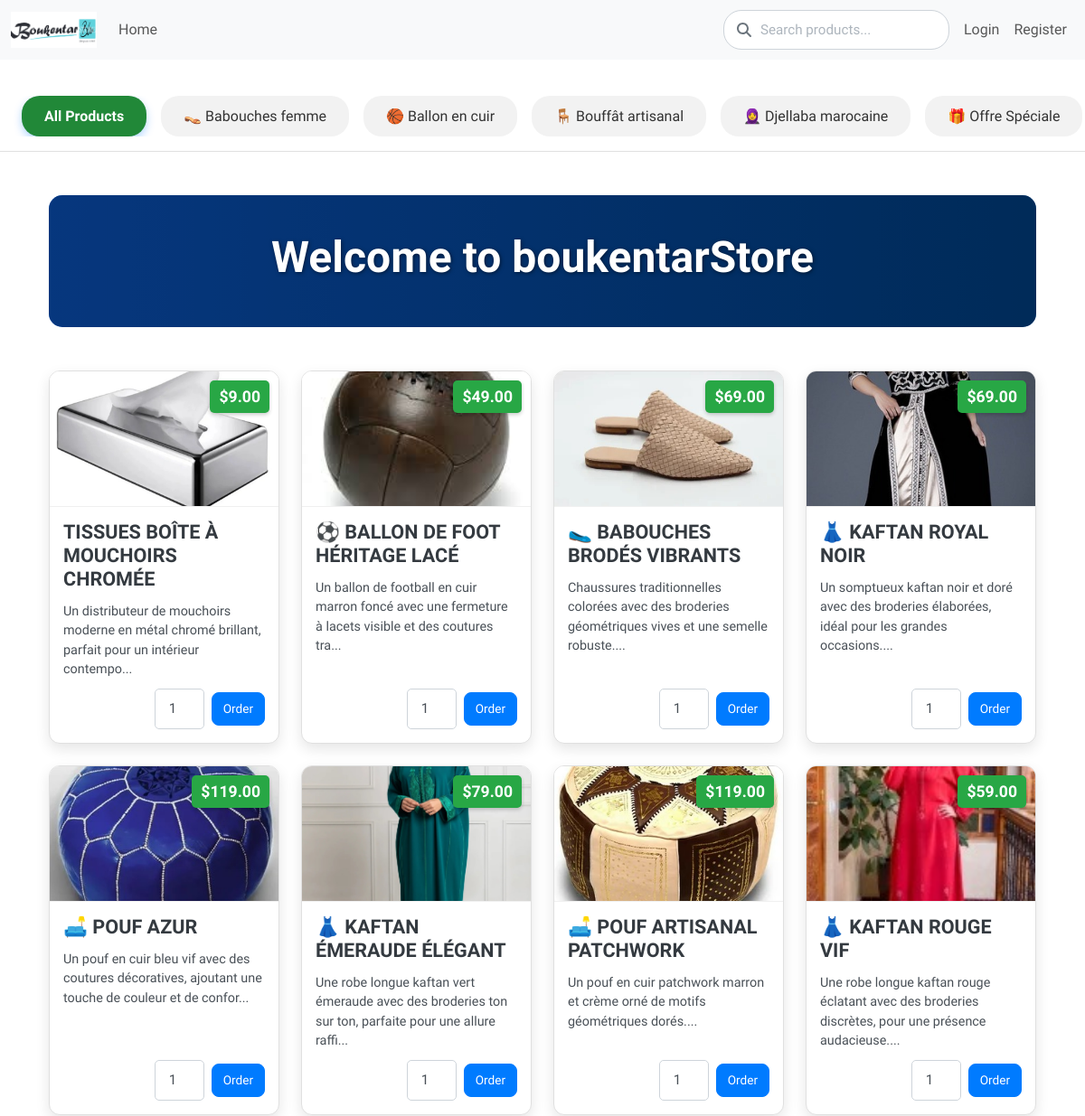
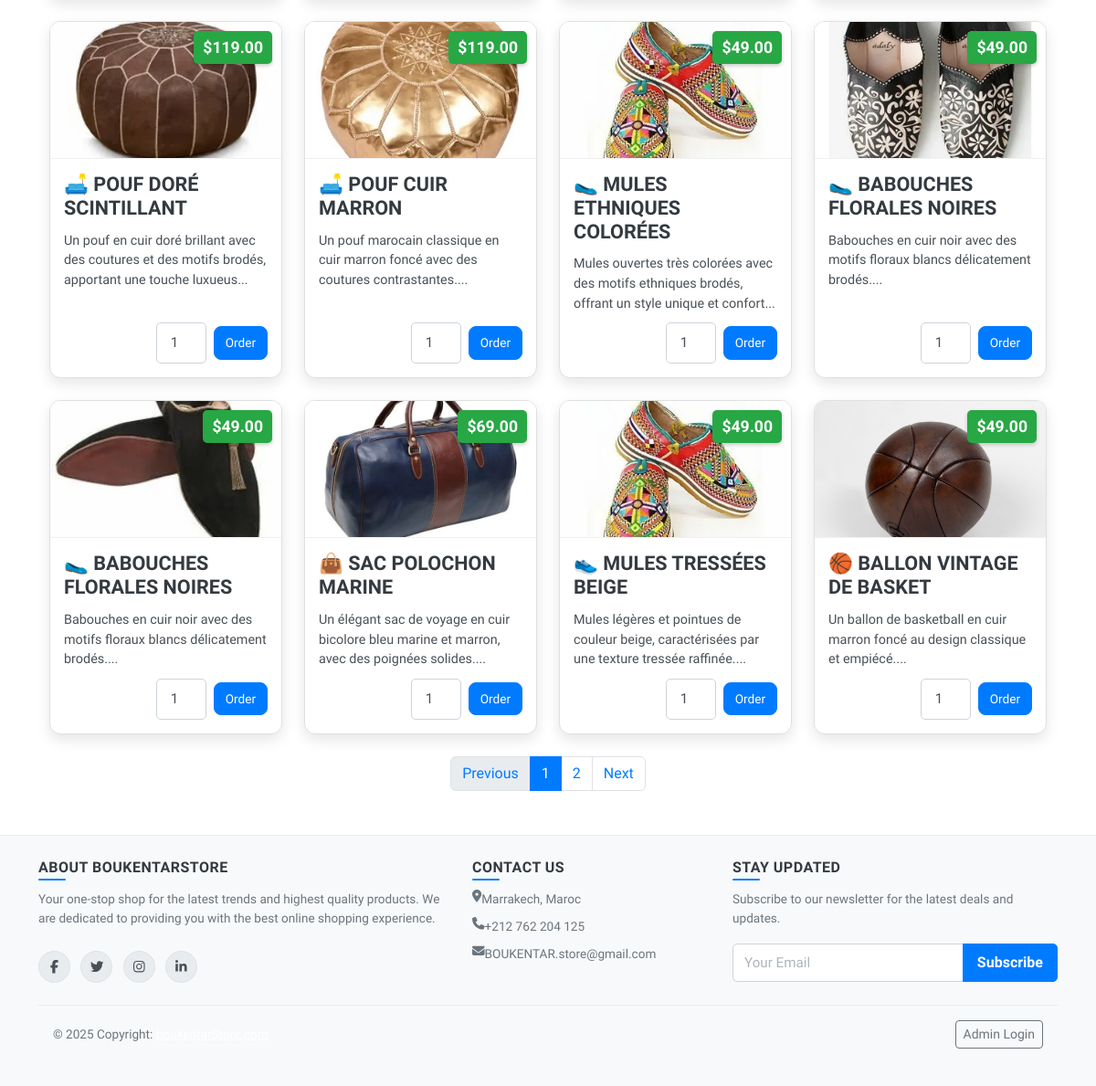
The page / on the database its author committed (2 pictures, top to bottom).
### tables this page shows
CREATE TABLE `categories` (
  `id` int(11) NOT NULL,
  `name` varchar(100) NOT NULL,
  `description` text DEFAULT NULL
);

CREATE TABLE `products` (
  `id` int(11) NOT NULL,
  `category_id` int(11) NOT NULL,
  `name` varchar(255) NOT NULL,
  `description` text NOT NULL,
  `price` decimal(10,2) NOT NULL,
  `stock_quantity` int(10) UNSIGNED NOT NULL DEFAULT 0,
  `image_url` varchar(255) DEFAULT 'default_product_image.png',
  `created_at` timestamp NOT NULL DEFAULT current_timestamp()
);

### index.php (the view, shortened to what this page needs)
<?php
require 'includes/db_connect.php';
require 'includes/header.php';
$products_per_page = 16;
$current_page = isset($_GET['page']) ? (int)$_GET['page'] : 1;
$offset = ($current_page - 1) * $products_per_page;
$sql = "SELECT * FROM products WHERE stock_quantity > 0";
$params = [];
$count_sql = str_replace("SELECT *", "SELECT COUNT(*)", $sql);
$count_stmt = $pdo->prepare($count_sql);
$count_stmt->execute($params);
$total_products = $count_stmt->fetchColumn();
$total_pages = ceil($total_products / $products_per_page);
$sql .= " ORDER BY created_at DESC LIMIT ? OFFSET ?";
$params[] = $products_per_page;
$params[] = $offset;
$stmt = $pdo->prepare($sql);
$stmt->execute($params);
?>
<main class="container my-5">
    <section class="hero-section text-center mb-5">
        <div class="hero-content">
            <h1 class="welcome-title">Welcome to boukentarStore</h1>
        </div>
    </section>
    <div class="row row-cols-1 row-cols-sm-2 row-cols-md-3 row-cols-lg-4 g-4">
        <?php if ($stmt->rowCount() > 0): ?>
            <?php while($product = $stmt->fetch()): ?>
                <div class="col">
                    <div class="card h-100 product-card">
                        <div class="product-image-container">
                            <img src="images/products/<?php echo htmlspecialchars($product['image_url']); ?>" class="card-img-top product-image" alt="<?php echo htmlspecialchars($product['name']); ?>">
                            <div class="product-price-tag">$<?php echo htmlspecialchars($product['price']); ?></div>
                        </div>
                        <div class="card-body d-flex flex-column">
                            <h5 class="card-title product-title"><?php echo htmlspecialchars($product['name']); ?></h5>
                            <p class="card-text product-description flex-grow-1"><?php echo htmlspecialchars(substr($product['description'], 0, 100)); ?>...</p>
                            <div class="d-flex justify-content-end align-items-center mt-auto">
                                <form action="pages/place_order.php" method="post" class="d-flex align-items-center">
                                    <input type="number" name="quantity" class="form-control form-control-sm me-2" value="1" min="1" max="<?php echo $product['stock_quantity']; ?>" style="width: 70px;" required>
                                    <button type="submit" class="btn btn-primary btn-sm">Order</button>
                                </form>
                            </div>
                        </div>
                    </div>
                </div>
            <?php endwhile; ?>
        <?php else: ?>
            <p class="col-12 text-center">No products found at this time.</p>
        <?php endif; ?>
    </div>
    <?php if ($total_pages > 1): ?>
        <nav aria-label="Page navigation" class="mt-4">
            <ul class="pagination justify-content-center">
                <li class="page-item <?php echo ($current_page <= 1) ? 'disabled' : ''; ?>">
                    <a class="page-link" href="?page=<?php echo $current_page - 1; ?><?php echo isset($_GET['search']) ? '&search=' . htmlspecialchars($_GET['search']) : ''; ?><?php echo isset($_GET['category_id']) ? '&category_id=' . htmlspecialchars($_GET['category_id']) : ''; ?>">Previous</a>
                </li>
                <?php for ($i = 1; $i <= $total_pages; $i++): ?>
                    <li class="page-item <?php echo ($current_page == $i) ? 'active' : ''; ?>">
                        <a class="page-link" href="?page=<?php echo $i; ?><?php echo isset($_GET['search']) ? '&search=' . htmlspecialchars($_GET['search']) : ''; ?><?php echo isset($_GET['category_id']) ? '&category_id=' . htmlspecialchars($_GET['category_id']) : ''; ?>"><?php echo $i; ?></a>
                    </li>
                <?php endfor; ?>
                <li class="page-item <?php echo ($current_page >= $total_pages) ? 'disabled' : ''; ?>">
                    <a class="page-link" href="?page=<?php echo $current_page + 1; ?><?php echo isset($_GET['search']) ? '&search=' . htmlspecialchars($_GET['search']) : ''; ?><?php echo isset($_GET['category_id']) ? '&category_id=' . htmlspecialchars($_GET['category_id']) : ''; ?>">Next</a>
                </li>
            </ul>
        </nav>
    <?php endif; ?>
</main>
<?php
$is_index_page = true;
require 'includes/footer.php';
?>

### includes/header.php (shortened to what this page needs)
<?php
require_once __DIR__ . '/db_connect.php';
$categories = [];
try {
    $stmt = $pdo->query("SELECT id, name FROM categories ORDER BY name ASC");
    $categories = $stmt->fetchAll(PDO::FETCH_ASSOC);
} catch (PDOException $e) {
    error_log("Error fetching categories: " . $e->getMessage());
}
$active_category_id = isset($_GET['category_id']) ? (int)$_GET['category_id'] : null;
?>
<!DOCTYPE html>
<html lang="en">
<head>
    <link href="https://cdn.jsdelivr.net/npm/bootstrap@5.3.0/dist/css/bootstrap.min.css" rel="stylesheet">
    <link href="/boukentarStore/css/style.css" rel="stylesheet">
</head>
<body>
<nav class="navbar navbar-expand-lg navbar-light bg-light">
    <div class="container-fluid">
        <a class="navbar-brand" href="/boukentarStore/index.php">
            <img src="/boukentarStore/images/boukentarStore.png" alt="boukentarStore Logo" style="height: 40px;">
        </a>
        <div class="collapse navbar-collapse" id="navbarNav">
            <ul class="navbar-nav me-auto mb-2 mb-lg-0">
                <li class="nav-item">
                    <a class="nav-link" href="/boukentarStore/index.php">Home</a>
                </li>
            </ul>
            <form class="search-container d-flex me-2" action="/boukentarStore/index.php" method="GET">
                <i class="fas fa-search search-icon"></i>
                <input class="form-control" type="search" placeholder="Search products..." aria-label="Search" name="search" value="<?php echo isset($_GET['search']) ? htmlspecialchars($_GET['search']) : ''; ?>">
            </form>
            <ul class="navbar-nav">
                <?php if (isset($_SESSION['user_id'])): ?>
                    <li class="nav-item">
                        <a class="nav-link" href="/boukentarStore/pages/my_orders.php">My Orders</a>
                    </li>
                    <li class="nav-item">
                        <a class="nav-link" href="/boukentarStore/pages/logout.php">Logout</a>
                    </li>
                <?php else: ?>
                    <li class="nav-item">
                        <a class="nav-link" href="/boukentarStore/pages/login.php">Login</a>
                    </li>
                    <li class="nav-item">
                        <a class="nav-link" href="/boukentarStore/pages/register.php">Register</a>
                    </li>
                <?php endif; ?>
            </ul>
        </div>
    </div>
</nav>
<?php if (!isset($hide_categories_filter) || !$hide_categories_filter): ?>
<div class="category-container">
    <div class="category-scroll">
        <a class="category-item all-products-item <?php echo !$active_category_id ? 'active' : ''; ?>" href="/boukentarStore/index.php">All Products</a>
        <?php foreach ($categories as $category): ?>
            <a class="category-item <?php echo ($active_category_id === (int)$category['id']) ? 'active' : ''; ?>" href="/boukentarStore/index.php?category_id=<?php echo htmlspecialchars($category['id']); ?>"><?php echo htmlspecialchars($category['name']); ?></a>
        <?php endforeach; ?>
    </div>
</div>
<?php endif; ?>
<div class="container mt-4">

### includes/footer.php (shortened to what this page needs)
<?php if (isset($is_index_page) && $is_index_page): ?>
</div>
<footer class="site-footer mt-4">
    <div class="container">
        <div class="row text-center text-md-start">
            <div class="col-lg-5 col-md-6 mb-4 mb-lg-0">
                <h5 class="footer-heading">About boukentarStore</h5>
                <p class="footer-text">Your one-stop shop for the latest trends and highest quality products. We are dedicated to providing you with the best online shopping experience.</p>
                <div class="social-icons mt-4">
                    <a href="#" class="social-icon"><i class="fab fa-facebook-f"></i></a>
                    <a href="#" class="social-icon"><i class="fab fa-twitter"></i></a>
                    <a href="#" class="social-icon"><i class="fab fa-instagram"></i></a>
                    <a href="#" class="social-icon"><i class="fab fa-linkedin-in"></i></a>
                </div>
            </div>
            <div class="col-lg-3 col-md-6 mb-4 mb-lg-0">
                <h5 class="footer-heading">Contact Us</h5>
                <ul class="list-unstyled footer-contact-info">
                    <li><i class="fas fa-map-marker-alt"></i> Marrakech, Maroc </li>
                    <li><i class="fas fa-phone"></i> +212 762 204 125</li>
                    <li><i class="fas fa-envelope"></i> BOUKENTAR.store@gmail.com</li>
                </ul>
            </div>
            <div class="col-lg-4 col-md-12 mb-4 mb-lg-0">
                <h5 class="footer-heading">Stay Updated</h5>
                <p class="footer-text">Subscribe to our newsletter for the latest deals and updates.</p>
                <form action="#" method="post">
                    <div class="input-group">
                        <input type="email" class="form-control" placeholder="Your Email" aria-label="Your Email">
                        <button class="btn btn-primary" type="submit">Subscribe</button>
                    </div>
                </form>
            </div>
        </div>
        <div class="d-flex justify-content-between align-items-center p-3 mt-4 border-top border-secondary">
            <p class="mb-0">© 2025 Copyright: <a class="text-white" href="/boukentarStore/">boukentarStore.com</a></p>
            <a href="/boukentarStore/admin/login.php" class="btn btn-outline-light btn-sm">Admin Login</a>
        </div>
    </div>
</footer>
<?php endif; ?>
</body>
</html>

### rows shown on the page
categories: name "👡 Babouches femme"
categories: name "🏀 Ballon en cuir"
categories: name "🪑 Bouffât artisanal"
categories: name "🧕 Djellaba marocaine"
categories: name "🎁 Offre Spéciale"
products: image_url (picture), price "9.00", name "TISSUES BOÎTE À MOUCHOIRS CHROMÉE", description "Un distributeur de mouchoirs moderne en métal chromé brillant, parfait pour un intérieur contempo"
products: image_url (picture), price "49.00", name "⚽ BALLON DE FOOT HÉRITAGE LACÉ", description "Un ballon de football en cuir marron foncé avec une fermeture à lacets visible et des coutures tra"
products: image_url (picture), price "69.00", name "🥿 BABOUCHES BRODÉS VIBRANTS", description "Chaussures traditionnelles colorées avec des broderies géométriques vives et une semelle robuste."
products: image_url (picture), price "69.00", name "👗 KAFTAN ROYAL NOIR", description "Un somptueux kaftan noir et doré avec des broderies élaborées, idéal pour les grandes occasions."
products: image_url (picture), price "119.00", name "🛋️ POUF AZUR", description "Un pouf en cuir bleu vif avec des coutures décoratives, ajoutant une touche de couleur et de confor"
products: image_url (picture), price "79.00", name "👗 KAFTAN ÉMERAUDE ÉLÉGANT", description "Une robe longue kaftan vert émeraude avec des broderies ton sur ton, parfaite pour une allure raffi"
products: image_url (picture), price "119.00", name "🛋️ POUF ARTISANAL PATCHWORK", description "Un pouf en cuir patchwork marron et crème orné de motifs géométriques dorés."
products: image_url (picture), price "59.00", name "👗 KAFTAN ROUGE VIF", description "Une robe longue kaftan rouge éclatant avec des broderies discrètes, pour une présence audacieuse."
products: image_url (picture), price "119.00", name "🛋️ POUF DORÉ SCINTILLANT", description "Un pouf en cuir doré brillant avec des coutures et des motifs brodés, apportant une touche luxueus"
products: image_url (picture), price "119.00", name "🛋️ POUF CUIR MARRON", description "Un pouf marocain classique en cuir marron foncé avec des coutures contrastantes."
products: image_url (picture), price "49.00", name "🥿 MULES ETHNIQUES COLORÉES", description "Mules ouvertes très colorées avec des motifs ethniques brodés, offrant un style unique et confort"
products: image_url (picture), price "49.00", name "🥿 BABOUCHES FLORALES NOIRES", description "Babouches en cuir noir avec des motifs floraux blancs délicatement brodés."
products: image_url (picture), price "49.00", name "🥿 BABOUCHES FLORALES NOIRES", description "Babouches en cuir noir avec des motifs floraux blancs délicatement brodés."
products: image_url (picture), price "69.00", name "👜 SAC POLOCHON MARINE", description "Un élégant sac de voyage en cuir bicolore bleu marine et marron, avec des poignées solides."
products: image_url (picture), price "49.00", name "👟 MULES TRESSÉES BEIGE", description "Mules légères et pointues de couleur beige, caractérisées par une texture tressée raffinée."
products: image_url (picture), price "49.00", name "🏀 BALLON VINTAGE DE BASKET", description "Un ballon de basketball en cuir marron foncé au design classique et empiécé."
